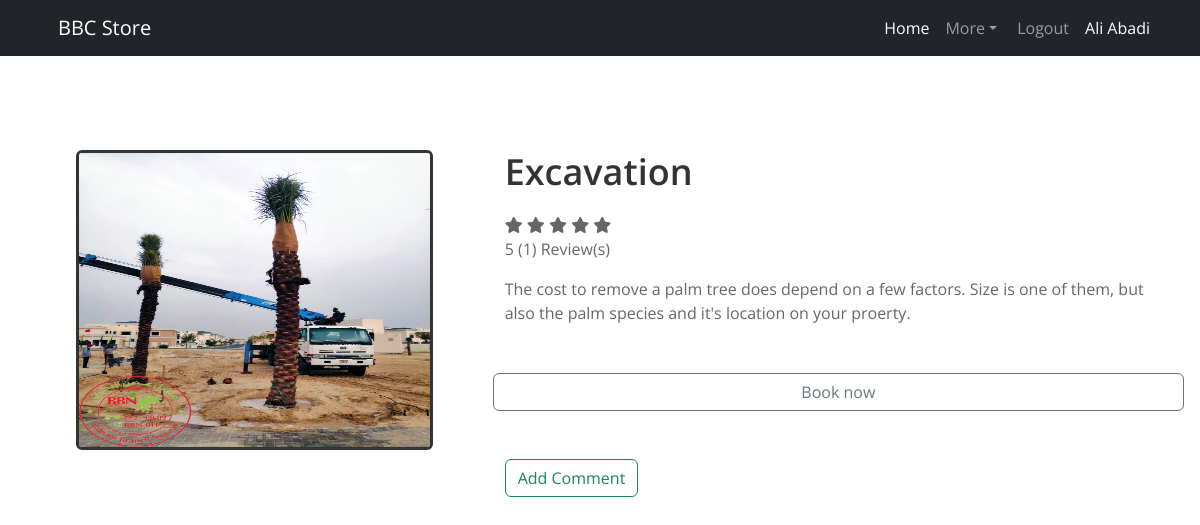
The app's page /serviceDetails.php?id=1 (signed in) with its own data.
### tables this page shows
CREATE TABLE `service` (
  `id` int(11) NOT NULL,
  `name` varchar(255) NOT NULL,
  `price` float NOT NULL,
  `picture` varchar(255) NOT NULL COMMENT 'path to image',
  `description` text NOT NULL,
  `rating` float NOT NULL,
  `created_at` datetime NOT NULL DEFAULT current_timestamp(),
  `updated_at` datetime NOT NULL DEFAULT current_timestamp() ON UPDATE current_timestamp()
);

### serviceDetails.php (the view, shortened to what this page needs)
<?php
$totalRates = 0;
$avgRate = 0;
$sumRate = 0;
$count = 0;
try {
  $db = new PDO('mysql:host=localhost;dbname=serviceSystem;charset=utf8', 'root', '');
  $db->setAttribute(PDO::ATTR_ERRMODE, PDO::ERRMODE_EXCEPTION);
  $id = $_GET['id'];
  $sql = "select * from service where id= $id ";
  $sql2 = "select * from review where service= $id ";
  $rs = $db->query($sql);
  $rr = $db->query($sql2);
  if ($row = $rs->fetch()) {
    $img = $row['picture'];
    $service_name = $row['name'];
    $description = $row['description'];
  }
  foreach ($rr as $row) {
    $sumRate += $row['rating'];
    $count++;
  }
  $rowCount = $rr->rowCount();
  if ($rowCount > 0) {
    $totalRates = $rowCount;
  }
} catch (PDOException $e) {
  die("Error: " . $e->getMessage());
}
?>
<!DOCTYPE html>
<html lang="en">
<head>
  <link rel="stylesheet" href="https://cdn.jsdelivr.net/npm/bootstrap@5.2.2/dist/css/bootstrap.rtl.min.css">
  <link rel="stylesheet" type="text/css" href="css/style.css">
</head>
<body>
  <?php
    require('includes/user_header.php');
  ?>
  <div class="container-fluid" style="margin-top: 150px;">
    <div class="mx-3 mt-5 d-md-flex ">
      <div class="service-media col-5">
        <img src="img/services/<?php echo $img; ?>" alt="Srv Image" class="rounded d-block mx-5 w-75 h-75" style="border: 3px solid #333;max-height:300px; ">
      </div>
      <div class="service-desc col-7">
        <h2>
          <?php echo $service_name; ?>
        </h2>
        <?php
        if ($sumRate == 0 && $count == 0) {
          $t = false;
        } else {
          $avgRate = $sumRate / $count;
        }
        if ($count > 0) {
          for ($i = 0; $i < round($avgRate); $i++) {
            echo ' <i class="fa fa-star checked mr-1 main-star"> </i> ';
          }
          echo "<p><span id='average_rating'>$avgRate</span> <span id='total_review'>($totalRates)</span> Review(s) </p>";
        } else {
          echo "<p>No rates yet.</p> <br/><br/>";
        }
        echo "<p>$description</p>";
        ?>
        <a href="booknow.php" class="d-block my-5" style="width: 100%;text-decoration:none;">
          <div class="row">
            <button class="btn btn-outline-secondary">Book now</button>
          </div>
        </a>
        <div class="row my-5">
          <p>
            <a class="btn btn-outline-success" data-bs-toggle="collapse" href="#collapseExample" role="button" aria-expanded="false" aria-controls="collapseExample">
                  Add Comment
                  </a>
                  </p>
        </div>
      </div>
    </div>
  </div>
</body>
</html>

### css/style.css (style rules this page uses)
body, html { font-family: 'Open Sans', sans-serif; color: #666; font-weight: 400; width: 100% !important; height: 100% !important; }
h2 { margin: 0 0 20px 0; font-weight: 600; font-size: 36px; color: #333; }
a { color: #BF0129; font-weight: 400; }

### records on screen
service: picture (picture), name "Excavation", description "The cost to remove a palm tree does depend on a few factors. Size is one of them, but also the palm species and it's location on your proerty."

### other values on screen
$_SESSION['user_data']['fullName'] "Ali Abadi"
$avgRate "5"
$totalRates "1"
